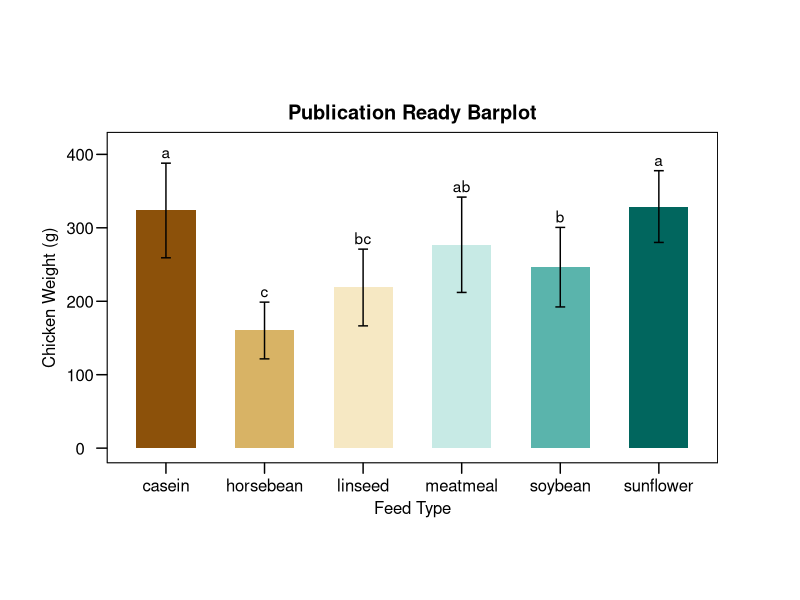
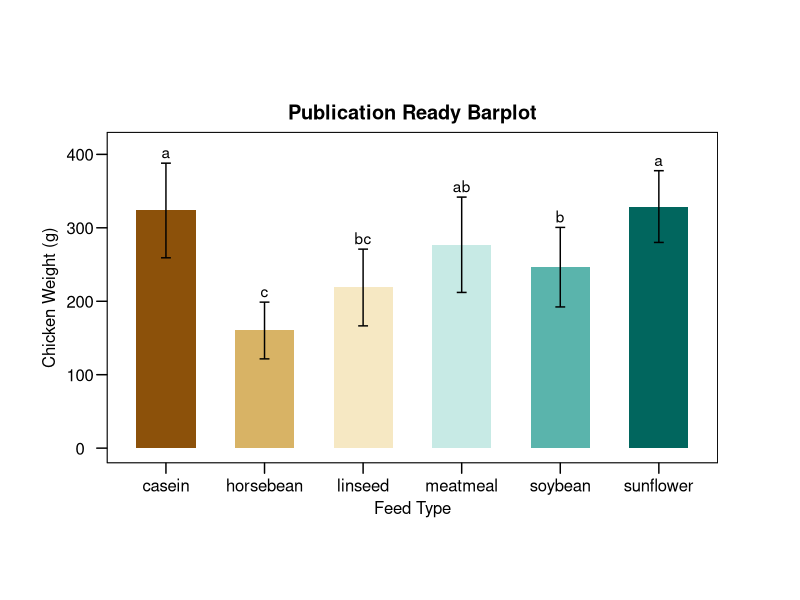

Here is the R script that generated these plots, in order:
## 7 Step guide to make Publication Ready Bargraphs from Scratch

# Intsall these packages if you have not and load them:
library(ggplot2)
library(ggthemes)
library(multcompView)
library(dplyr)

data("chickwts")
tibble(chickwts) #tibble is a function of dplyr package

## 2- Calculate means of you treatment groups and 
# the standard deviation SD to show on error bars as follows:
mean_data <- group_by(chickwts, feed) %>% #feed is our treatmnet in this example
  summarise(weight_mean=mean(weight), sd = sd(weight)) %>% #to calculate mean and SD
  arrange(desc(weight_mean)) #to arange in descending order
tibble(mean_data)


## 3- This step involves performing analysis of variance ANOVA, 
# using buitin aov() function.
# Here we will draw ANOVA of weight against the group of treatment (feed) in Chickwts data

anova <- aov(weight ~ feed, data = chickwts)
summary(anova)


## 4- If the ANOVA is significantly diffrent then, 
# we will draw a multiple mean comparison test 
# (TUKEY HSD, LSD, or Duncan Multiple Range) on anova object from previous step.
# Here is an example of TUKEY HSD test Important Note: 
# You can also use other tests and look for their commands by using 
# agricolae package in this step.

tukey <- TukeyHSD(anova)
tukey


## 5- Draw multiple comparison letters using multcomp R package as follows:
group_letters <- multcompLetters4(anova, tukey)
# we have to mention both anova model and tukey objects to get group letters
group_letters


## As we have group letters now in step-5, we can extract these group letters 
# add them to our mean_data a data frame developed in step-2 as follows:

#extracting group letters
group_letters <- as.data.frame.list(group_letters$feed)
#adding to the mean_data
mean_data$group_letters <- group_letters$Letters
tibble(mean_data)


# 6- Drawing the publication ready Barplot in ggplot2
p <- ggplot(mean_data, aes(x = feed, y = weight_mean)) +
  geom_bar(stat = "identity", aes(fill = feed), show.legend = FALSE, width = 0.6) + #barplot
  geom_errorbar( #this argument is putting sd as error bars
    aes(ymin = weight_mean-sd, ymax=weight_mean+sd), 
    width = 0.1
  ) + 
  geom_text(aes(label = group_letters, y = weight_mean + sd), vjust=-0.4) + #add letters
  scale_fill_brewer(palette = "BrBG", direction = 1) + #theme setting
  labs(#this will add labels 
    x = "Feed Type",
    y = "Chicken Weight (g)",
    title = "Publication Ready Barplot",
#    subtitle = "Feed type vs Chick Weight",
    fill = "Feed Type"
  ) +
  ylim(0,410)+ #change your yaxis limits based on the letters
  ggthemes::theme_par(); p


# 7- Saving upto 4K barplots in R
# First choose a working directory by pressing ctrl+shift+H and 
# select a folder then run the following code to save in .tiff:

tiff('Barplot.tiff', units="in", width=10, height=6, res=300, compression = 'lzw')
p
dev.off()
